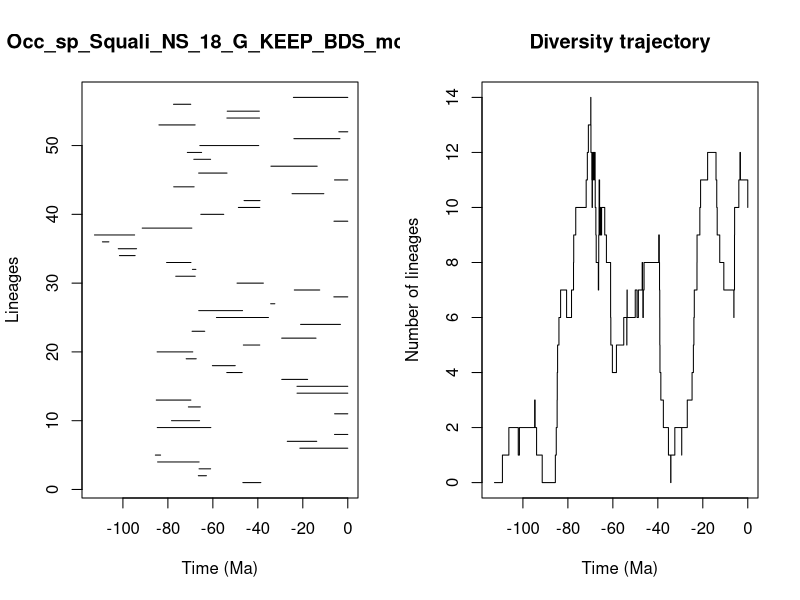

Generate this figure with R:


pdf(file='../Results/Species_NS/5_MA_bins_EP/pyrate_mcmc_logs/Occ_sp_Squali_NS_18_G_KEEP_BDS_mcmc_LTT.pdf',width=0.6*20, height=0.6*10)
title = "Occ_sp_Squali_NS_18_G_KEEP_BDS_mcmc"
ts=c(46.66212009270938, 66.46386082933489,66.13769867852545,84.57837665325685,85.57377735816465,21.316032276249885,26.905620863248803,5.9013606780207954,84.72944142145873,78.38295087898005,5.856157226701599,70.89336589783287,85.17275158922446,22.55923672319173,22.590289234179533,29.364516811794896,53.81472531662229,60.212106432966344,71.86869732344482,84.78489468107027,46.44467835137753,29.38576540280112,69.24472158048987,20.989431116106648,58.411878166159966,66.27741586051418,34.293192744484124,6.202170845838287,23.78510220413515,49.25151900365152,76.50483111242538,69.09243641571179,80.57601193651772,101.55592581630286,102.07562356858344,109.11376244400087,112.65006842577272,91.41847366532677,6.1405273166375975,65.35802142138677,48.651646121946285,46.125805855749185,24.775406042824333,77.40975675817741,5.903232150729304,66.31894398160307,34.174250319472705,68.46877031426864,71.35102790064194,65.7904990670682,23.961566184368692,3.97970826827043,83.97906367920459,53.75684472469774,53.616662259465606,77.49770787809176,24.186413018275662)
te=c(38.663054564351434, 62.86441095675106,60.999934725543774,66.1149478382058,83.24227843541586,0.0,13.799357661284267,0.0,60.90251557693284,65.89798797197776,0.0,65.545491072337,69.77531921845426,0.0,0.0,17.86074583892795,46.959776374071325,50.04800212784113,67.41031860386545,68.93124716399525,39.143558558071994,14.127032955672723,63.610217731397924,3.2622096633375235,35.28161861692937,46.79330142251964,32.44359426563505,0.0,12.468839524094744,37.543012654265276,67.8481939207197,67.5590564884453,69.74595419484588,94.56441147465446,93.92385890185426,106.24910092412827,94.79413209014385,69.35168180477504,0.0,55.15738147482559,39.12252539437493,39.05376554160398,10.652643360424092,68.34052726192478,0.0,53.70291798415437,13.602004781450637,61.006571933984155,65.00518425118297,39.61037799344084,3.4822881187152057,0.0,67.88665376622743,39.245786338743464,39.34531138916724,69.83554831603199,0.0)
div_traj=c(0, 1,2,1,2,3,2,1,0,1,2,3,4,5,6,7,6,7,8,9,10,11,12,13,14,13,12,11,10,11,12,11,12,11,10,9,8,7,8,9,10,11,10,9,10,9,10,9,8,7,6,5,4,5,6,5,6,7,6,7,6,7,8,7,6,7,8,9,8,7,6,5,4,3,2,1,0,1,2,1,2,3,4,5,6,7,8,9,10,11,12,11,10,9,8,7,6,7,8,9,10,11,12,11,10)
time_events=c(112.65006842577272, 109.11376244400087,106.24910092412827,102.07562356858344,101.55592581630286,94.79413209014385,94.56441147465446,93.92385890185426,91.41847366532677,85.57377735816465,85.17275158922446,84.78489468107027,84.72944142145873,84.57837665325685,83.97906367920459,83.24227843541586,80.57601193651772,78.38295087898005,77.49770787809176,77.40975675817741,76.50483111242538,71.86869732344482,71.35102790064194,70.89336589783287,69.83554831603199,69.77531921845426,69.74595419484588,69.35168180477504,69.24472158048987,69.09243641571179,68.93124716399525,68.46877031426864,68.34052726192478,67.88665376622743,67.8481939207197,67.5590564884453,67.41031860386545,66.46386082933489,66.31894398160307,66.27741586051418,66.13769867852545,66.1149478382058,65.89798797197776,65.7904990670682,65.545491072337,65.35802142138677,65.00518425118297,63.610217731397924,62.86441095675106,61.006571933984155,60.999934725543774,60.90251557693284,60.212106432966344,58.411878166159966,55.15738147482559,53.81472531662229,53.75684472469774,53.70291798415437,53.616662259465606,50.04800212784113,49.25151900365152,48.651646121946285,46.959776374071325,46.79330142251964,46.66212009270938,46.44467835137753,46.125805855749185,39.61037799344084,39.34531138916724,39.245786338743464,39.143558558071994,39.12252539437493,39.05376554160398,38.663054564351434,37.543012654265276,35.28161861692937,34.293192744484124,34.174250319472705,32.44359426563505,29.38576540280112,29.364516811794896,26.905620863248803,24.775406042824333,24.186413018275662,23.961566184368692,23.78510220413515,22.590289234179533,22.55923672319173,21.316032276249885,20.989431116106648,17.86074583892795,14.127032955672723,13.799357661284267,13.602004781450637,12.468839524094744,10.652643360424092,6.202170845838287,6.1405273166375975,5.903232150729304,5.9013606780207954,5.856157226701599,3.97970826827043,3.4822881187152057,3.2622096633375235,0.0)
                par(mfrow=c(1,2))
                L = length(ts)
                plot(ts, 1:L , xlim=c(-max(ts)-1,0), pch=20, type="n", main=title,xlab="Time (Ma)",ylab="Lineages")
                for (i in 1:L){segments(x0=-te[i],y0=i,x1=-ts[i],y1=i)}    
                t = -time_events
                plot(div_traj ~ t,type="s", main = "Diversity trajectory",xlab="Time (Ma)",ylab="Number of lineages",xlim=c(-max(ts)-1,0))
                abline(v=c(65,200,251,367,445),lty=2,col="gray")
                
